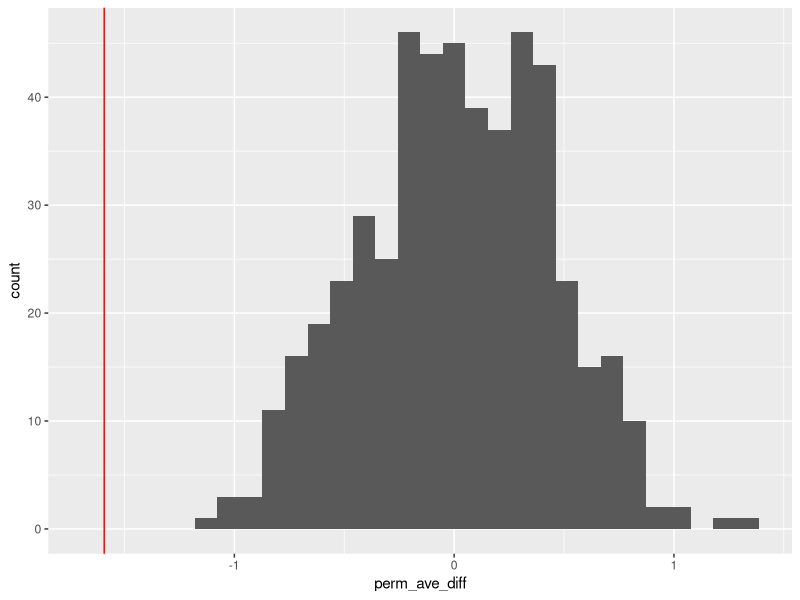
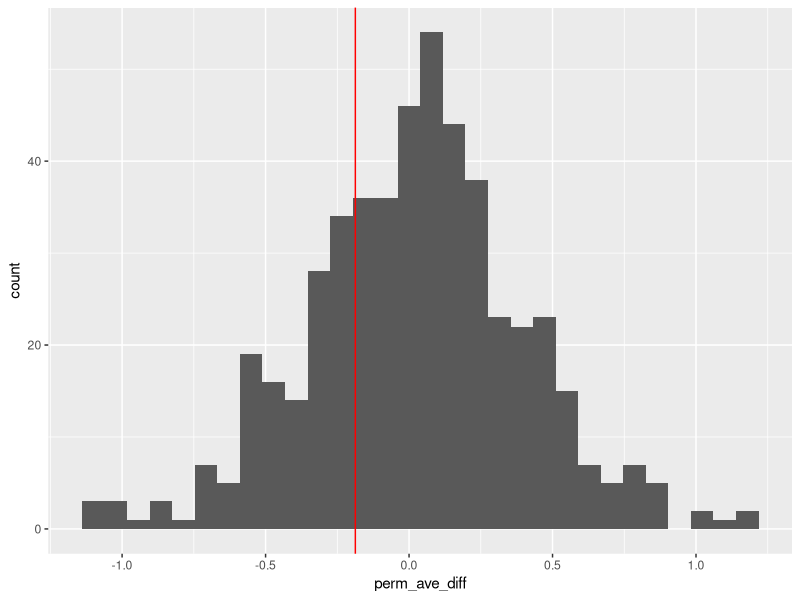
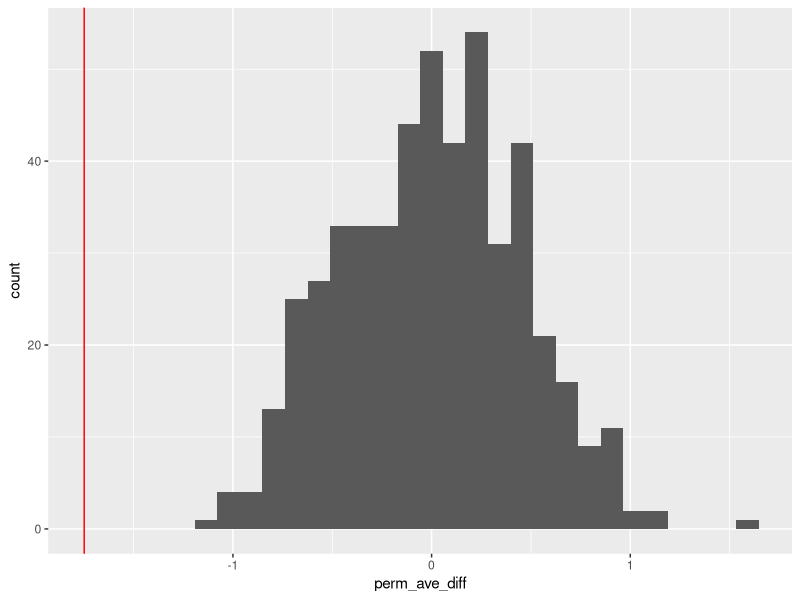
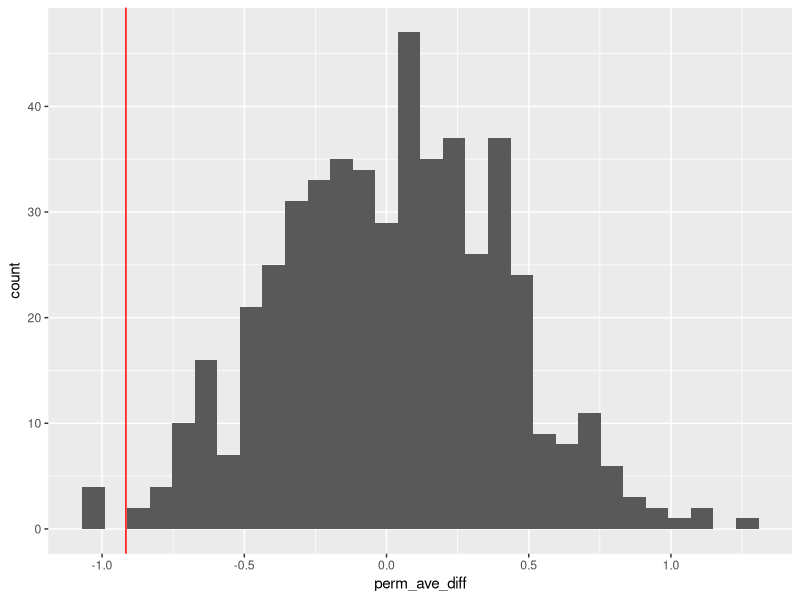

Recreate these plots in R, in order.
## ---- chunk 1

#| echo: false

library(tidyverse)
library(ggplot2)
library(readxl)
library(dplyr)

TesLaS_DataSet <- read_excel("TesLaS_DataSet.xlsx")  #read the excel file 

## ---- chunk 2
#| echo: true
#| message: false
#| warning: false

#renamed all of the German variable names. I couldn't get the Proband:innen one to rename, I think because of the colon, but that's participant ID 

TesLaS_DataSet <- TesLaS_DataSet |> 
  rename(
    trial_number = Nummer,
    condition = Bedingung,
    variant = Variante,
    cued_correct_images = Summe_Korrekt_Abbildungen,
    cued_correct_statements = Summe_Korrekt_Aussagen,
    cued_correct_total = Summe_Gesamt,
    cued_correct_testing = Summe_Korrekt_Testing,
    cued_correct_restudy = Summe_Korrekt_Restudy,
    testing_advantage_cued_recall = Testing_Vorteil_CuedRecall,
    transfer_correct_images = Tra_Summe_Korrekt_Abbildungen,
    transfer_correct_statements = Tra_Summe_Korrekt_Aussagen,
    transfer_correct_total = Tra_Summe_Gesamt,
    transfer_correct_testing = Korrekt_Testing_Transfer,
    transfer_correct_restudy = Korrekt_Restudy_Transfer,
    testing_advantage_transfer = Testing_Vorteil_Transfer
  ) |>
  mutate(  #renamed the conditions so it's easier to follow later 
  condition = case_when(
    condition == 1 ~ "monolingual",
    condition == 2 ~ "switching for final tests",
    condition == 3 ~ "switching for subsequent learning" )) 



head(TesLaS_DataSet) #show 6 rows

## ---- chunk 3
#| echo: true
#| message: false
#| warning: false

TesLaS_means <- TesLaS_DataSet |>
  group_by(condition) |> 
  summarise(   #collapses it all into the grouped conditions 
    mean_cued_correct_testing = mean(cued_correct_testing, na.rm = TRUE),
    mean_cued_correct_restudy = mean(cued_correct_restudy, na.rm = TRUE),
    mean_transfer_correct_testing = mean(transfer_correct_testing, na.rm = TRUE),
    mean_transfer_correct_restudy = mean(transfer_correct_restudy, na.rm = TRUE),
    n = n() #number of participants per condition 
  )


TesLaS_means #return the tibble, should be 3x6 

## ---- chunk 4
#| echo: true
#| message: false
#| warning: false

set.seed(47)

perm1_data <- function(rep, data) {
  data |>
    #picked conditions 1 and 3 to compare, I don't think I can do all 3 at once
    filter(condition == "monolingual" | condition == "switching for subsequent learning") |>
    select(condition, cued_correct_testing, transfer_correct_testing, cued_correct_restudy, cued_correct_testing) |>
    
    #I don't actually care about the results by the different types of final tests, so I'm combining them
    mutate(combined_testing = (cued_correct_testing + transfer_correct_testing + cued_correct_restudy + cued_correct_testing) / 4) |>
    
    select(condition, combined_testing) |>
    
    #permute 
    mutate(testing_perm = sample(combined_testing, replace = FALSE)) |>
    
    #compute the mean
    group_by(condition) |>
    summarize(obs_ave  = mean(combined_testing, na.rm = TRUE), 
              perm_ave = mean(testing_perm, na.rm = TRUE)
              ) |>
    
    arrange(condition) |>
    
    #calculate differences
    summarize(obs_ave_diff  = diff(obs_ave),
              perm_ave_diff = diff(perm_ave),
              rep = rep)
}

## ---- chunk 5
#| echo: false
#| message: false
#| warning: false

set.seed(47)

perm1_stats <- 
  map(1:500, perm1_data, data = TesLaS_DataSet) |> 
  list_rbind() 

perm1_stats |> 
  ggplot(aes(x = perm_ave_diff)) + 
  geom_histogram() + 
  geom_vline(aes(xintercept = obs_ave_diff), color = "red")


## ---- chunk 6
#| echo: true
#| message: false
#| warning: false

set.seed(47)

#two-sided p value
perm1_stats |>
  summarize(
    p_val_ave = (sum(abs(perm_ave_diff) >= abs(obs_ave_diff)) + 1) /
                (n() + 1) #the +1 keeps it from just returning 0 every time 
  )

## ---- chunk 7
#| echo: true
#| message: false
#| warning: false

set.seed(47)

perm2_data <- function(rep, data) {
  data |>
    #picked conditions 1 and 3 to compare, I don't think I can do all 3 at once
    filter(condition == "monolingual" | condition == "switching for subsequent learning") |>
    select(condition, cued_correct_restudy, transfer_correct_restudy) |>
    
    #I don't actually care about the results by the different types of final tests, so I'm combining them
    mutate(combined_testing = (cued_correct_restudy + transfer_correct_restudy) / 2) |>
    
    select(condition, combined_testing) |>
    
    #permute 
    mutate(testing_perm = sample(combined_testing, replace = FALSE)) |>
    
    #compute the mean
    group_by(condition) |>
    summarize(obs_ave  = mean(combined_testing, na.rm = TRUE), 
              perm_ave = mean(testing_perm, na.rm = TRUE)
              ) |>
    
    arrange(condition) |>
    
    #calculate differences
    summarize(obs_ave_diff  = diff(obs_ave),
              perm_ave_diff = diff(perm_ave),
              rep = rep)
}

## ---- chunk 8
#| echo: false
#| message: false
#| warning: false

set.seed(47)

perm2_stats <- 
  map(1:500, perm2_data, data = TesLaS_DataSet) |> 
  list_rbind() 

perm2_stats |> 
  ggplot(aes(x = perm_ave_diff)) + 
  geom_histogram() + 
  geom_vline(aes(xintercept = obs_ave_diff), color = "red")

## ---- chunk 9
#| echo: true
#| message: false
#| warning: false

set.seed(47)

#two-sided p value
perm2_stats |>
  summarize(
    p_val_ave = (sum(abs(perm_ave_diff) >= abs(obs_ave_diff)) + 1) /
                (n() + 1) #the +1 keeps it from just returning 0 every time 
  )

## ---- chunk 10
#| echo: true
#| message: false
#| warning: false

set.seed(47)

perm3_data <- function(rep, data) {
  data |>
    #picked conditions 1 and 3 to compare, I don't think I can do all 3 at once
    filter(condition == "monolingual" | condition == "switching for subsequent learning") |>
    select(condition, cued_correct_testing, transfer_correct_testing) |>
    
    #I don't actually care about the results by the different types of final tests, so I'm combining them
    mutate(combined_testing = (cued_correct_testing + transfer_correct_testing) / 2) |>
    
    select(condition, combined_testing) |>
    
    #permute 
    mutate(testing_perm = sample(combined_testing, replace = FALSE)) |>
    
    #compute the mean
    group_by(condition) |>
    summarize(obs_ave  = mean(combined_testing, na.rm = TRUE), 
              perm_ave = mean(testing_perm, na.rm = TRUE)
              ) |>
    
    arrange(condition) |>
    
    #calculate differences
    summarize(obs_ave_diff  = diff(obs_ave),
              perm_ave_diff = diff(perm_ave),
              rep = rep)
}

## ---- chunk 11
#| echo: false
#| message: false
#| warning: false

set.seed(47)

perm3_stats <- 
  map(1:500, perm3_data, data = TesLaS_DataSet) |> 
  list_rbind() 

perm3_stats |> 
  ggplot(aes(x = perm_ave_diff)) + 
  geom_histogram() + 
  geom_vline(aes(xintercept = obs_ave_diff), color = "red")

## ---- chunk 12
#| echo: true
#| message: false
#| warning: false

#two-sided p value

set.seed(47)

#two-sided p value
perm3_stats |>
  summarize(
    p_val_ave = (sum(abs(perm_ave_diff) >= abs(obs_ave_diff)) + 1) /
                (n() + 1) #the +1 keeps it from just returning 0 every time 
  )

## ---- chunk 13
#| echo: true
#| message: false
#| warning: false

set.seed(47)

perm4_data <- function(rep, data) {
  data |>
    #picked conditions 1 and 3 to compare, I don't think I can do all 3 at once
    filter(condition == "switching for final tests" | condition == "switching for subsequent learning") |>
    select(condition, cued_correct_testing, transfer_correct_testing, cued_correct_restudy, cued_correct_testing) |>
    
    #I don't actually care about the results by the different types of final tests, so I'm combining them
    mutate(combined_testing = (cued_correct_testing + transfer_correct_testing + cued_correct_restudy + cued_correct_testing) / 4) |>
    
    select(condition, combined_testing) |>
    
    #permute 
    mutate(testing_perm = sample(combined_testing, replace = FALSE)) |>
    
    #compute the mean
    group_by(condition) |>
    summarize(obs_ave  = mean(combined_testing, na.rm = TRUE), 
              perm_ave = mean(testing_perm, na.rm = TRUE)
              ) |>
    
    arrange(condition) |>
    
    #calculate differences
    summarize(obs_ave_diff  = diff(obs_ave),
              perm_ave_diff = diff(perm_ave),
              rep = rep)
}

## ---- chunk 14
#| echo: false
#| message: false
#| warning: false

set.seed(47)

perm4_stats <- 
  map(1:500, perm4_data, data = TesLaS_DataSet) |> 
  list_rbind() 

perm4_stats |> 
  ggplot(aes(x = perm_ave_diff)) + 
  geom_histogram() + 
  geom_vline(aes(xintercept = obs_ave_diff), color = "red")

## ---- chunk 15
#| echo: true
#| message: false
#| warning: false

set.seed(47)

#two-sided p value
perm4_stats |>
  summarize(
    p_val_ave = (sum(abs(perm_ave_diff) >= abs(obs_ave_diff)) + 1) /
                (n() + 1) #the +1 keeps it from just returning 0 every time 
  )

